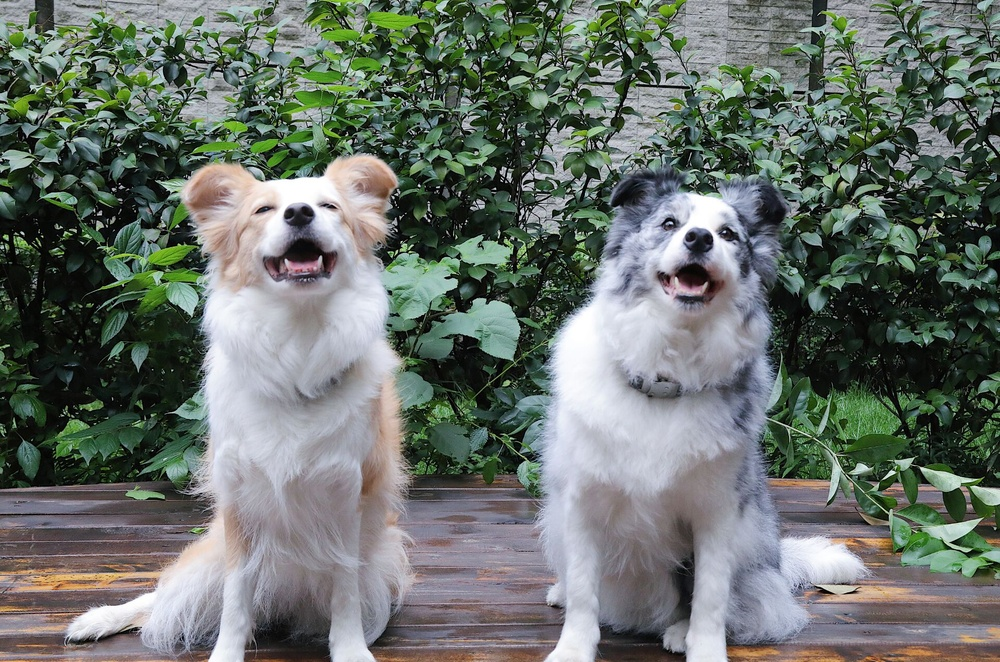
#> input picture 12&9.jpg, 1000 x 662 px, shrunk from 1920 x 1272 before the run
$ jupyter execute --allow-errors 'chapter1_基本的图像操作和处理.ipynb'
#> lines starting #> are read from the running program, lines starting #| are printed output that depends on the picture
[cell 1]
import os
import numpy as np

# 返回目录中所有图像的文件名列表
def get_imlist(path):
    return [os.path.join(path, f) for f in os.listdir(path) if f.endswith('.jpg')]

[cell 2]
get_imlist(r'E:\digital_image_process\images')

### 直方图均衡化

[cell 3]
from PIL import Image
from numpy import *
import matplotlib.pyplot as plt
import matplotlib.image as mpimg # mpimg 用于读取图片
def histeq(im, nbr_bins=256):
    # 计算图像的直方图
    imhist, bins = histogram(im.flatten(), nbr_bins)
    # 计算累计分布函数
    cdf = imhist.cumsum()

    # 归一化
    cdf = 255 * cdf / cdf[-1]

    # 使用累计分布函数的线性插值，计算新的像素值
    im2 = interp(im.flatten(), bins[:-1], cdf)

    return im2.reshape(im.shape), cdf

#> (a cell that did not finish here is left out)

[cell 5]
plt.figure(figsize=(10,5))
ax = plt.subplot(1,2,1)
#> (the rest of this cell did not finish here and is left out)

[cell 6]
plt.figure(figsize=(10,5))

ax = plt.subplot(1,2,1)
#> (the rest of this cell did not finish here and is left out)

[cell 7]
for index in get_imlist(r'E:\digital_image_process\images')[3:6]:
#     src_im = np.array(Image.open(index))
    gray_im = np.array(Image.open(index).convert('L'))
    # 直方图均衡化
    out_im, cdf = histeq(gray_im)
    # 原图信息
    plt.figure(figsize=(10,5))
    ax = plt.subplot(1,2,1)
    # 不加cmap会显示错误
    plt.axis('off')
    ax.imshow(gray_im, cmap='gray')
    ax = plt.subplot(1,2,2)
    ax.hist(gray_im.flatten())
    plt.savefig(index.split('\\')[-1].split('.')[0] + '_src.jpg')
    # 变换后的信息
    plt.figure(figsize=(10,5))
    ax = plt.subplot(1,2,1)
    plt.axis('off')
    ax.imshow(out_im,cmap='gray')
    ax = plt.subplot(1,2,2)
    ax.hist(out_im.flatten())
    plt.savefig(index.split('\\')[-1].split('.')[0] + '_hist.jpg')

[cell 8]
index = get_imlist(r'E:\digital_image_process\images')
i = index[0].split('\\')[-1].split('.')[0] + '_hist.jpg'
i

[cell 9]
for index in get_imlist(r'E:\digital_image_process\images')[:3]:
#> further down, rgb_img is the input picture: shape (662, 1000, 3); mean B, G, R 106.8, 113.4, 105.1
    print(index)

## 对彩色图像的直方图均衡化

[cell 10]
import cv2
def RGB2HSI(rgb_img):
    """
    这是将RGB彩色图像转化为HSI图像的函数
    :param rgm_img: RGB彩色图像
    :return: HSI图像
    """
    #保存原始图像的行列数
    row = np.shape(rgb_img)[0]
#> row = 662
    col = np.shape(rgb_img)[1]
#> col = 1000
    #对原始图像进行复制
    hsi_img = rgb_img.copy()
    #对图像进行通道拆分
    B,G,R = cv2.split(rgb_img)
    #把通道归一化到[0,1]
    [B,G,R] = [ i/ 255.0 for i in ([B,G,R])]
    H = np.zeros((row, col))    #定义H通道
    I = (R + G + B) / 3.0       #计算I通道
    S = np.zeros((row,col))      #定义S通道
    for i in range(row):
        den = np.sqrt((R[i]-G[i])**2+(R[i]-B[i])*(G[i]-B[i]))
        thetha = np.arccos(0.5*(R[i]-B[i]+R[i]-G[i])/den)   #计算夹角
        h = np.zeros(col)               #定义临时数组
        #den>0且G>=B的元素h赋值为thetha
        h[B[i]<=G[i]] = thetha[B[i]<=G[i]]
        #den>0且G<=B的元素h赋值为thetha
        h[G[i]<B[i]] = 2*np.pi-thetha[G[i]<B[i]]
        #den<0的元素h赋值为0
        h[den == 0] = 0
        H[i] = h/(2*np.pi)      #弧度化后赋值给H通道
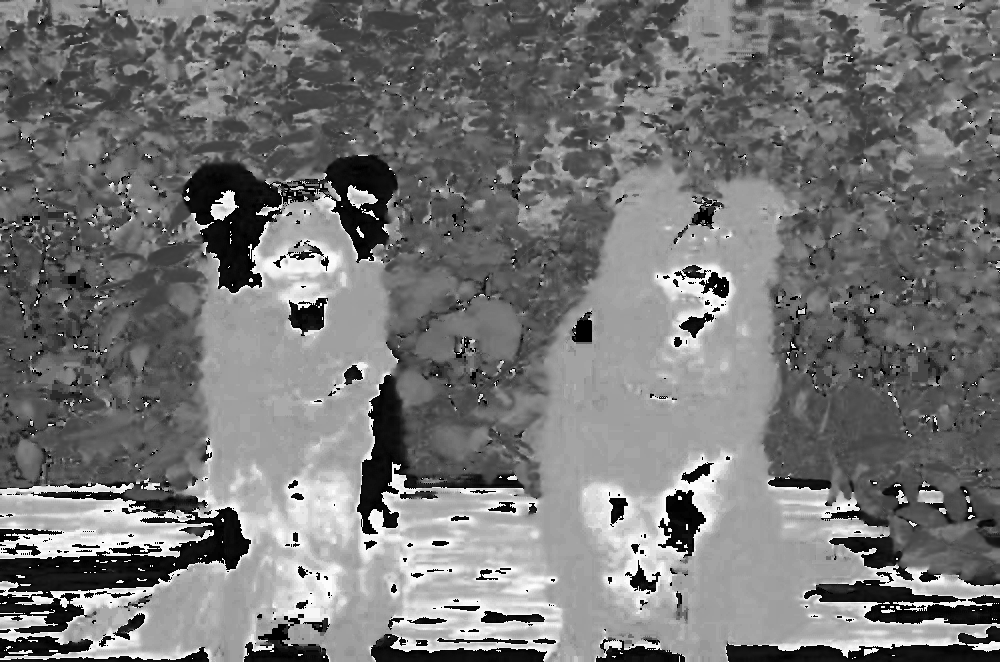
#> H: shape (662, 1000) float64; 0.05% of the values are NaN or infinite; the others: min 0, max 0.997, mean 0.462; drawn with min black, max white, NaN and infinite black
    #计算S通道
    for i in range(row):
        min = []
        #找出每组RGB值的最小值
        for j in range(col):
            arr = [B[i][j],G[i][j],R[i][j]]
            min.append(np.min(arr))
        min = np.array(min)
        #计算S通道
        S[i] = 1 - min*3/(R[i]+B[i]+G[i])
        #I为0的值直接赋值0
        S[i][R[i]+B[i]+G[i] == 0] = 0
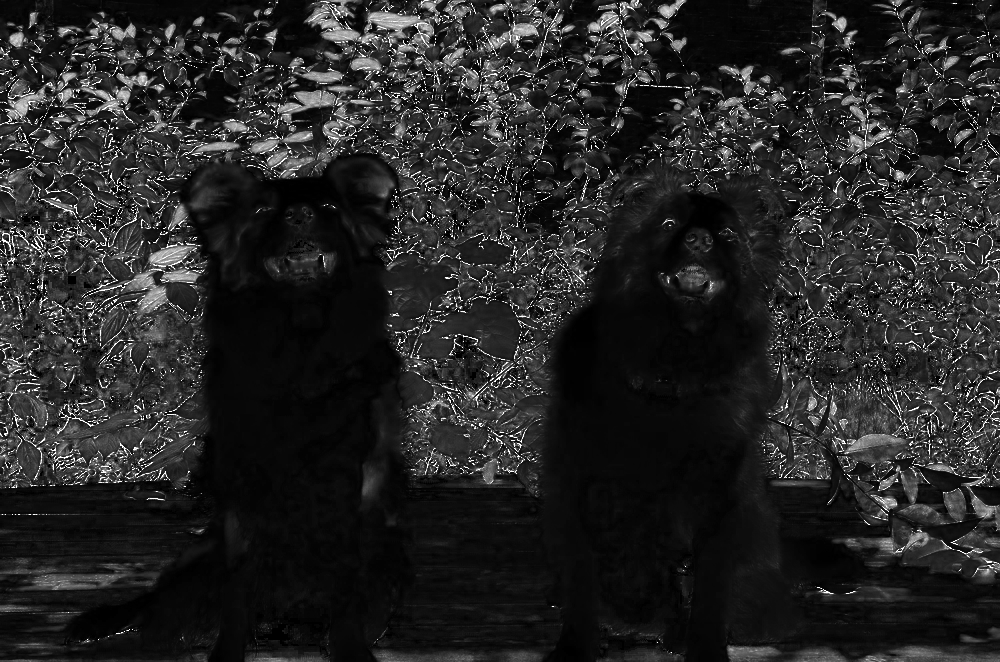
#> S: shape (662, 1000) float64; min 0, max 1, mean 0.15
    #扩充到255以方便显示，一般H分量在[0,2pi]之间，S和I在[0,1]之间
    hsi_img[:,:,0] = H*255
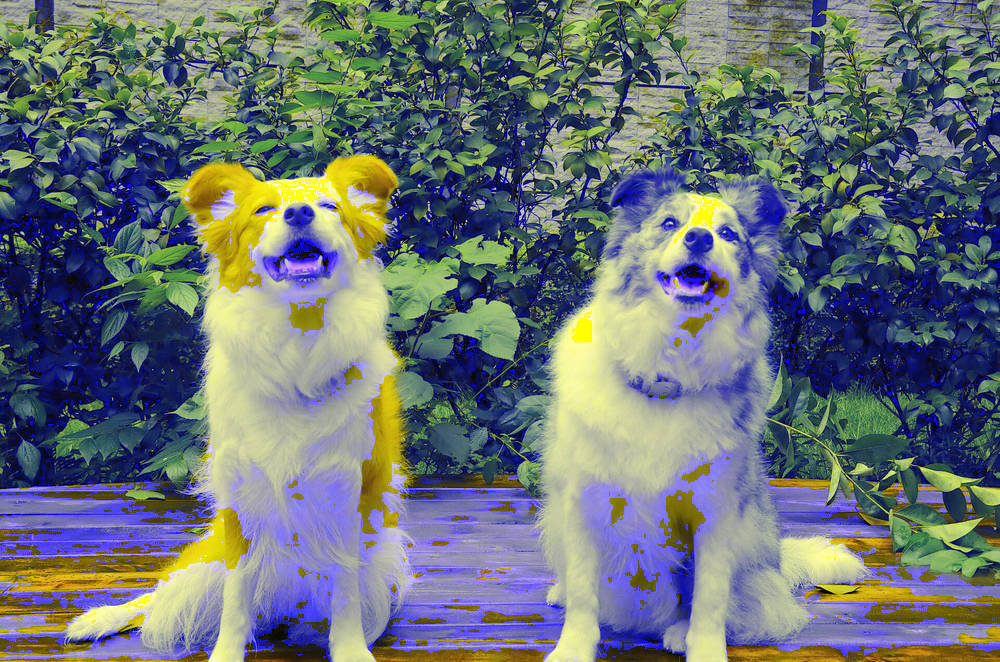
#> hsi_img: shape (662, 1000, 3); mean B, G, R 117.3, 113.4, 105.1
    hsi_img[:,:,1] = S*255
    hsi_img[:,:,2] = I*255
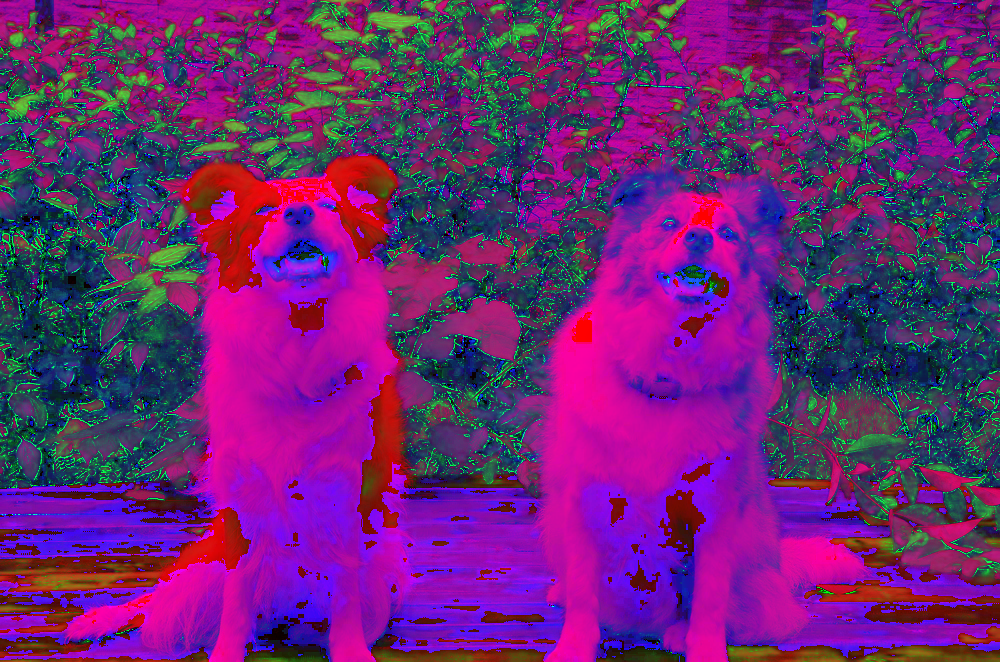
#> hsi_img: shape (662, 1000, 3); mean B, G, R 117.3, 37.9, 108
    return hsi_img

# [55 lines left out: function HSI2RGB, not called in this run]

[cell 11]
rgb_img = cv2.imread('12&9.jpg', cv2.IMREAD_COLOR)
# rgb2hsi
hsi_img = RGB2HSI(rgb_img)
cv2.imwrite('SRC.jpg', rgb_img)
cv2.imwrite('HSI.jpg', hsi_img)
#> Out = True

[cell 12]
hsi_i = cv2.split(hsi_img)[-1]
hsieq, _ = histeq(hsi_i, nbr_bins=255)
#> in histeq, `imhist, bins = histogram(im.flatten(), nbr_bins)`: imhist = 255 values, max 7178 at index 10, min 472 at index 247, mean 2596.1; bins = 256 values from 0 to 255
#> in histeq, `cdf = imhist.cumsum()`: cdf = 255 values from 944 to 662000
#> in histeq, `cdf = 255 * cdf / cdf[-1]`: cdf = 255 values from 0.364 to 255
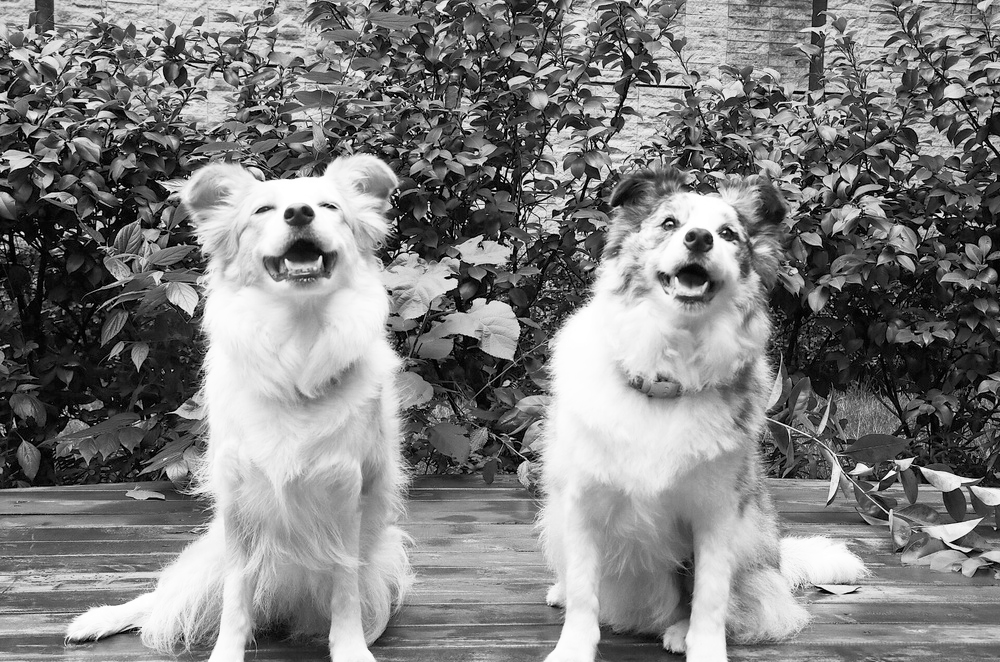
#> hsieq: shape (662, 1000) float64; min 0.364, max 255, mean 128.1
plt.figure()
plt.hist(hsieq.flatten())
plt.show()
#> figure, not shown here; tallest bar 68509 high, from x = 25.83 to 51.29
# plt.savefig(index.split('\\')[-1].split('.')[0] + '_hist.jpg')

[cell 13]
plt.figure()
plt.hist(hsi_i.flatten())
plt.show()
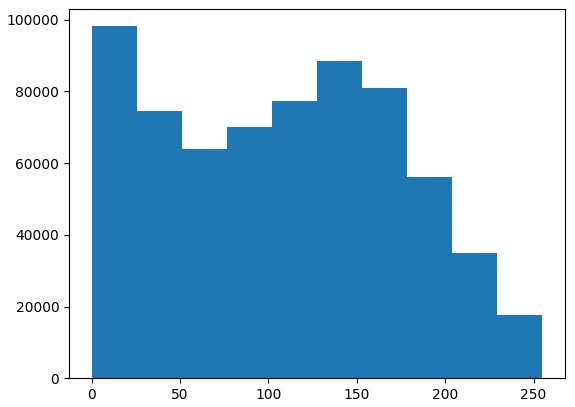
#> figure drawn by matplotlib, 1 panel; tallest bar 98211 high, from x = 0 to 25.5

[cell 14]
hsi_img

[cell 15]
# 将变换后的i替换
hsi_img[:,:, -1] = hsieq
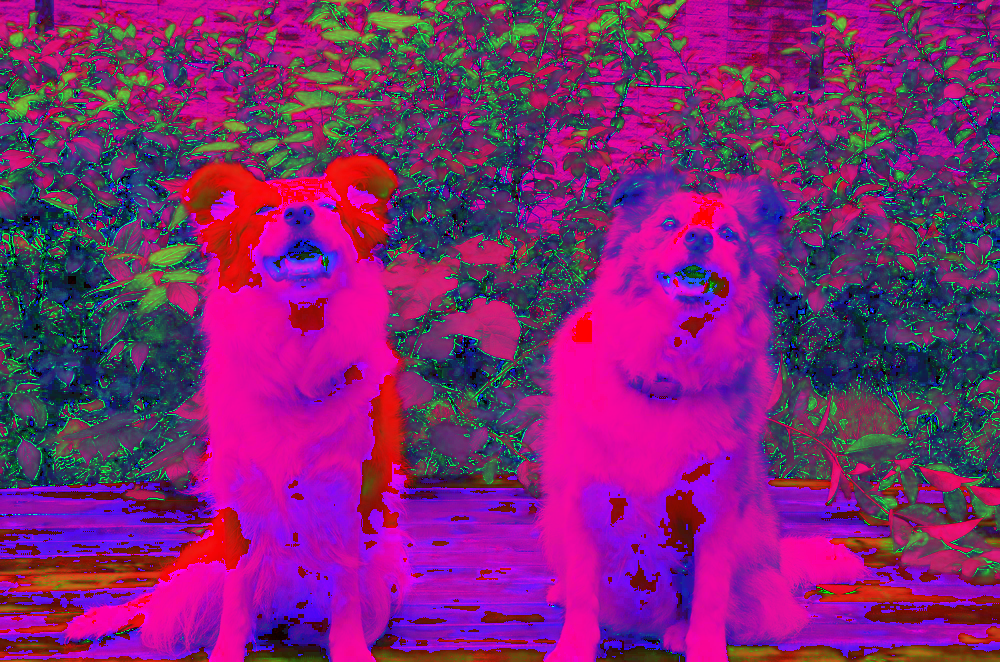
#> hsi_img: shape (662, 1000, 3); mean B, G, R 117.3, 37.9, 127.6
hsi_img
